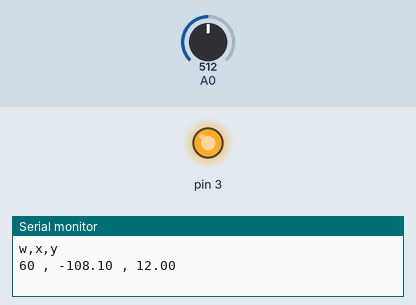
The sketch below on a simulated Arduino Uno, built with avr-gcc and run on an emulated ATmega328P. Parts: output pins drawn as LEDs (lit = HIGH), the last lines printed to the serial monitor. Inputs (shaded band) come from the test bench; at power-on: A0 = 512.

Above: at 1.2 s.
1.3 s: A0 set to 359
2.8 s: A0 set to 335
At 3.6 s:
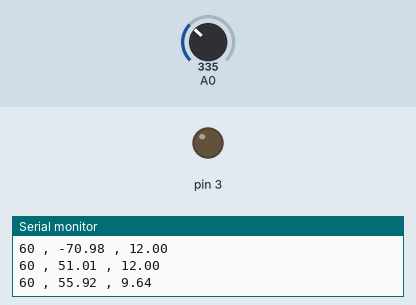
4.3 s: A0 set to 511
At 4.7 s:
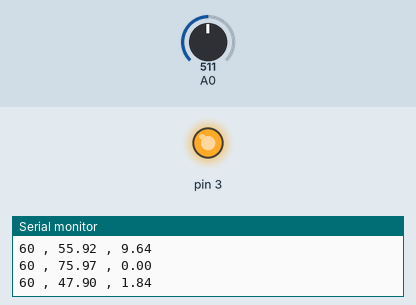
5.8 s: A0 set to 306
At 7.1 s:
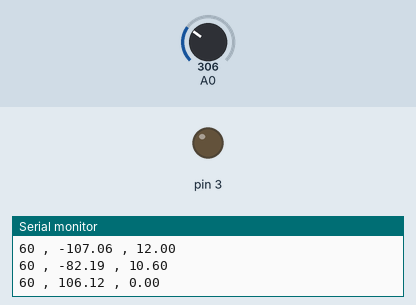
Timing chart, 0 to 8.3 s (numbered marks = the images above; inputs shaded):
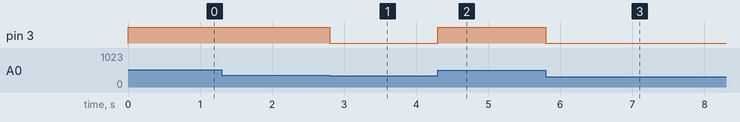

The sketch:

pRegler-MacBook_Pro_von_Kristin.ino
```cpp
#define w 60 // Sollwert
#define messzeit 300 // Zeit die auf dem seriellen Plotter dargestellt werden soll in s.
float Kpr=20;
float e,y,x,xSum,ySum;


void setup() {
  // put your setup code here, to run once:
Serial.begin(9600);
pinMode(3,OUTPUT);
Serial.println("w,x,y");
}

void loop() {
xSum=0;
ySum=0;
for (int i=0;i<messzeit*2;i++){
x = (- 1.039946385*analogRead(A0) + 424.348317221);
e=-x+w;
y = constrain(Kpr*e,0,12); // Beschränkt den Stellwert y auf eine Zahl zwischen 0 und 12, je nachdem wie groß die Proportionalitätskonstante mal die Regelabweichung ist.
analogWrite(3,y/12*255); // Dimmung der Lampe mit Hilfe der PWM Modulation (255 (höchster Wert des Arduinos) steht für 12V)
xSum += x;
ySum += y;
delay(1);
}
Serial.print(w);
Serial.print(" , ");
Serial.print(xSum/(messzeit*2));
Serial.print(" , ");
Serial.println(ySum/(messzeit*2));
}
```

Measured:
- the behaviour switches between 351 and 350 on A0 (found by bisection; images 0 and 1)
- after the input at 2.8 s, pin 3: HIGH → LOW at once
- after the input at 4.3 s, pin 3: LOW → HIGH at once
- after the input at 5.8 s, pin 3: HIGH → LOW at once
